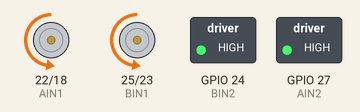
This program was run on a simulated Raspberry Pi (BCM pin numbers). Parts: direction and speed pins drawn as motors (green arrow = direction pin HIGH = forward, orange = LOW = backward, longer = more drive), switched loads named in the program (green lamp = pin HIGH).

Above: at 0.5 s.
At 1.5 s:
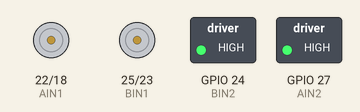
Timing chart, 0 to 3.0 s (numbered marks = the images above):
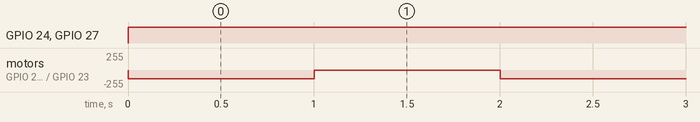

Measured:
- by itself, GPIO 24 (BIN2), GPIO 27 (AIN2): LOW → HIGH at 0.00 s
- by itself, motor on GPIO 22 (AIN1) / GPIO 18 (PWMA), motor on GPIO 25 (BIN1) / GPIO 23 (PWMB): alternates backward 128/255 for 1.0 s and stopped for 1.0 s

The program:

motrot3.py
```python
import RPi.GPIO as GPIO
import time

PWMA = 18
AIN1 = 22
AIN2 = 27

PWMB = 23
BIN1 = 25
BIN2 = 24

GPIO.setwarnings(False)
GPIO.setmode(GPIO.BCM)
GPIO.setup(PWMA, GPIO.OUT)
GPIO.setup(AIN1, GPIO.OUT)
GPIO.setup(AIN2, GPIO.OUT)

GPIO.setup(PWMB, GPIO.OUT)
GPIO.setup(BIN1, GPIO.OUT)
GPIO.setup(BIN2, GPIO.OUT)


L_Motor = GPIO.PWM(PWMA,500)
L_Motor.start(0)

# B채널은 자동차의 오른쪽 모터를 제어
R_Motor = GPIO.PWM(PWMB,500)
R_Motor.start(0)

try:
    while True:
        GPIO.output(AIN1,0)
        GPIO.output(AIN2,1)
        L_Motor.ChangeDutyCycle(50)
        GPIO.output(BIN1,0)
        GPIO.output(BIN2,1)
        R_Motor.ChangeDutyCycle(50)
        time.sleep(1.0)

        GPIO.output(AIN1,0)
        GPIO.output(AIN2,1)
        L_Motor.ChangeDutyCycle(0)
        GPIO.output(BIN1,0)
        GPIO.output(BIN2,1)
        R_Motor.ChangeDutyCycle(0)
        time.sleep(1.0)

except KeyboardInterrupt:
    pass

GPIO.cleanup()
```
